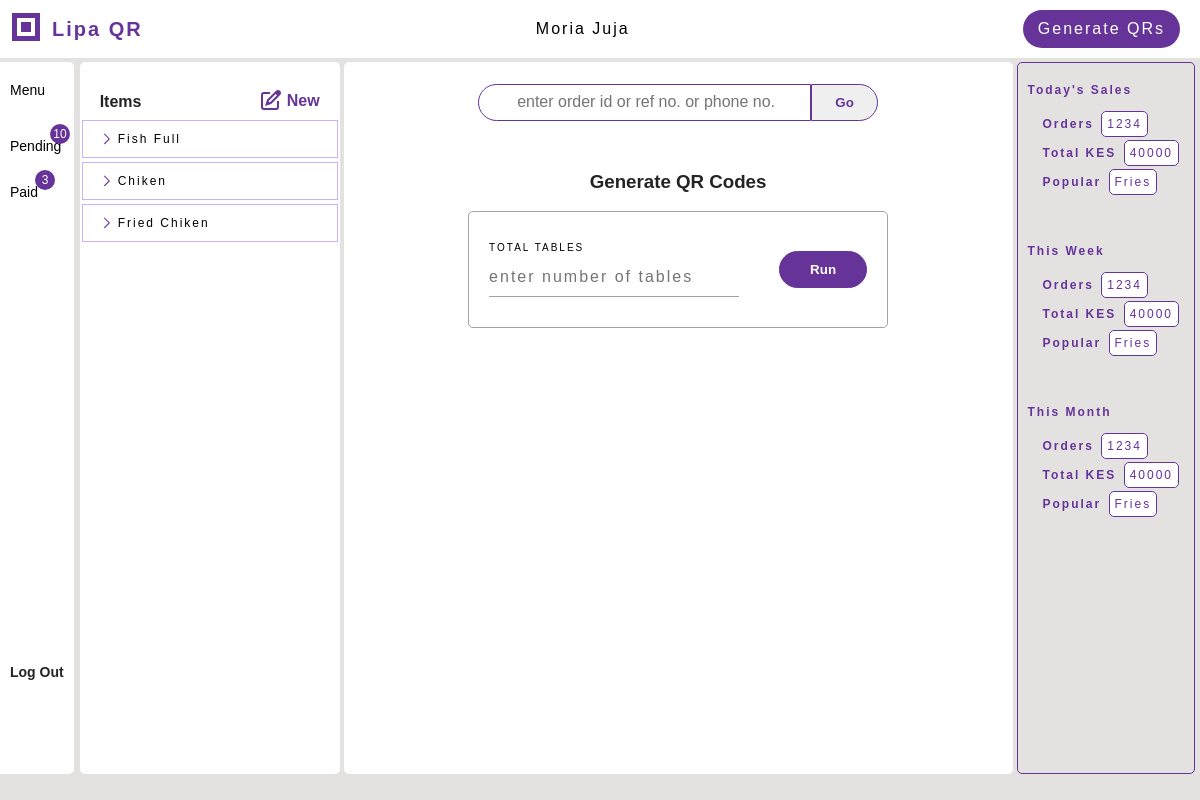
The page /qr_images/ (signed in) on the database as committed earlier.
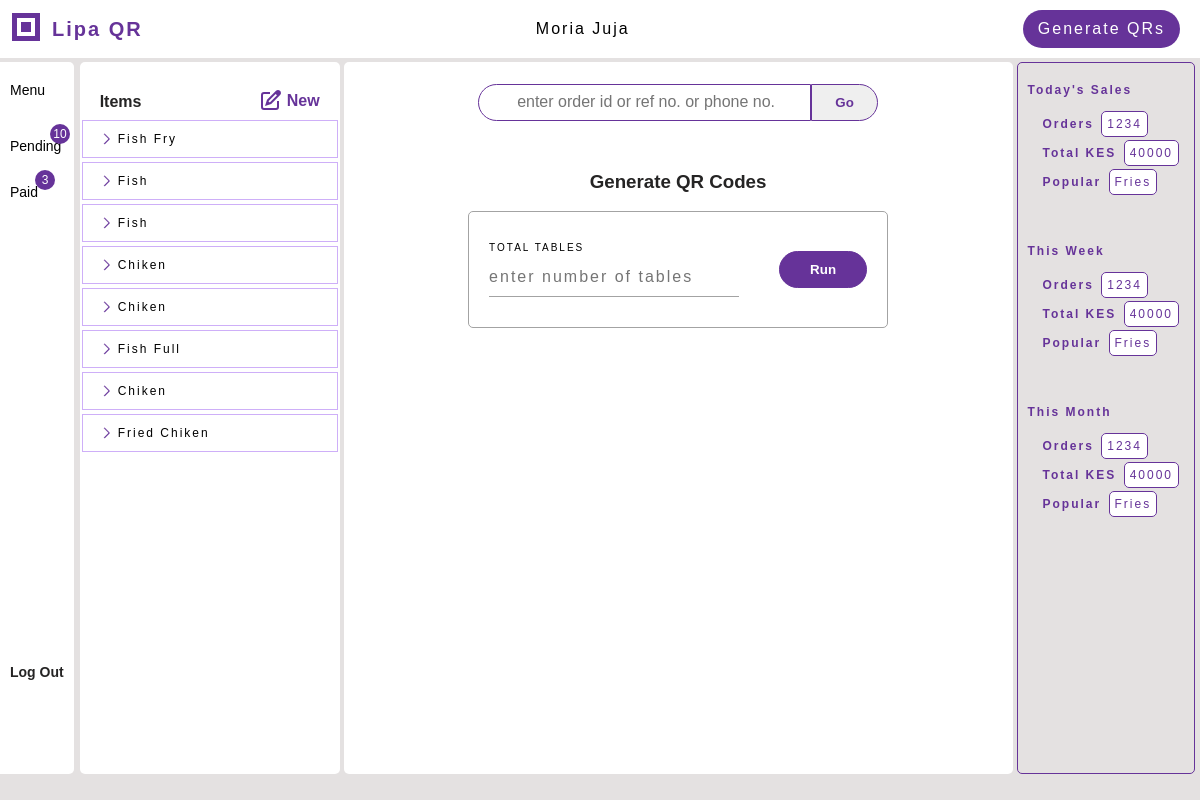
The same page on the database as committed later.
### menus/models.py (models this page shows, shortened)
class Item(models.Model):
    item_id = models.AutoField(primary_key=True)
    name = LowercaseTextField(max_length=100, null=True, blank=False)
    description = models.CharField(max_length=255, blank=True)
    unit = models.CharField(max_length=50, null=True, blank=False)
    unit_price = models.DecimalField(max_digits=10, decimal_places=2)
    image = models.FileField(upload_to='item_images/', blank=False, null=True)
    available = models.BooleanField(default=True)
    restaurant = models.ForeignKey(Restaurant, related_name="items", on_delete=models.SET_NULL, null=True, blank=True)

### qrgenerator/views.py (the view, shortened to what this page needs)
# urls.py: path('qr_images/', views.get_qr_codes, name='get_qrs'),
@login_required(login_url='qrgenerator:login')
def get_qr_codes(request):
    context = {}
    items = request.user.restaurant.items.all().order_by('-item_id')
    context['items'] = items
    return render(request, 'qrgenerator/get_qrs.html', context)

### qrgenerator/templates/qrgenerator/get_qrs.html (shortened to what this page needs)
{% extends 'qrgenerator/menu.html' %}
{% load static %}
{% block workspace %}
<div class="form-wrapper">
    <div class="form-title"><h3>Generate QR Codes</h3></div>
    <form action="" method="post" enctype="multipart/form-data" class="order-summary min-w-400">
        <div class="input-wrapper"><div class="label">TOTAL TABLES</div>
            <input type="number" class="form-input" id="tables" name="tables" placeholder="Enter Number of Tables" required>
        </div>
        <br>
        <br>
        <div class="input-wrapper">
            <button type="submit" class="button-save" id="button-save">Run</button>
        </div>
    </form>
</div>
{% endblock %}

### qrgenerator/templates/qrgenerator/menu.html (shortened to what this page needs)
{% extends 'qrgenerator/dashbord.html' %}
{% block menu_elements %}
<div class="menu-elements bg-white">
    <div class="elements-top">
        <div class="elements-title">Items</div>
        <a href="{% url 'qrgenerator:add_item' %}" id="add-new">
            <span id="new">New</span>
        </a>
    </div>
    <div class="elements-wrapper">
        {% if items %}
        {% for item in items %}
        <a href="{% url 'qrgenerator:view_item' item.item_id %}">
            <div class="element-highlight">
                <span class="item-name item-property">{{item.name.title}}</span>
            </div>
        </a>
        {% endfor %}
    </div>
    {% endif %}
</div>
{% endblock %}

Rows that differ between the two databases and show on the page:
now on this page (row edited): Item: name "Fish Fry"
now on this page (row edited): Item: name "Fish"
now on this page (row edited): Item: name "Fish"
now on this page (row edited): Item: name "Chiken"
now on this page (row edited): Item: name "Chiken"
